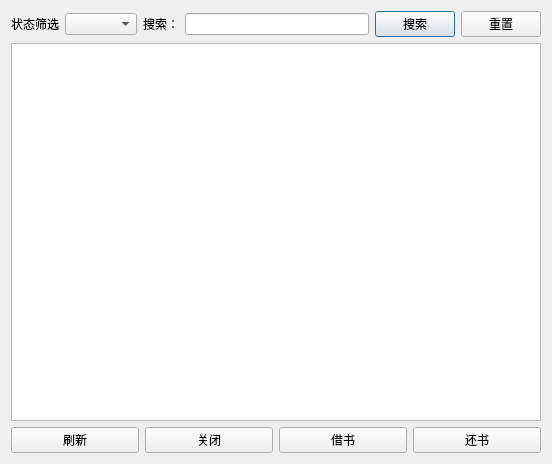
<?xml version="1.0" encoding="UTF-8"?>
<ui version="4.0">
 <class>BorrowDialog</class>
 <widget class="QDialog" name="BorrowDialog">
  <property name="geometry">
   <rect>
    <x>0</x>
    <y>0</y>
    <width>552</width>
    <height>464</height>
   </rect>
  </property>
  <property name="windowTitle">
   <string>Dialog</string>
  </property>
  <layout class="QGridLayout" name="gridLayout">
   <item row="0" column="0">
    <layout class="QHBoxLayout" name="horizontalLayout">
     <item>
      <widget class="QLabel" name="label">
       <property name="text">
        <string>状态筛选</string>
       </property>
      </widget>
     </item>
     <item>
      <widget class="QComboBox" name="statusComboBox"/>
     </item>
     <item>
      <widget class="QLabel" name="label_2">
       <property name="text">
        <string>搜索：</string>
       </property>
      </widget>
     </item>
     <item>
      <widget class="QLineEdit" name="searchLineEdit"/>
     </item>
     <item>
      <widget class="QPushButton" name="searchButton">
       <property name="text">
        <string>搜索</string>
       </property>
      </widget>
     </item>
     <item>
      <widget class="QPushButton" name="resetButton">
       <property name="text">
        <string>重置</string>
       </property>
      </widget>
     </item>
    </layout>
   </item>
   <item row="1" column="0">
    <widget class="QTableView" name="tableViewBorrow"/>
   </item>
   <item row="2" column="0">
    <layout class="QHBoxLayout" name="horizontalLayout_2">
     <item>
      <widget class="QPushButton" name="refreshButton">
       <property name="text">
        <string>刷新</string>
       </property>
      </widget>
     </item>
     <item>
      <widget class="QPushButton" name="closeButton">
       <property name="text">
        <string>关闭</string>
       </property>
      </widget>
     </item>
     <item>
      <widget class="QPushButton" name="borrowBookButton">
       <property name="text">
        <string>借书</string>
       </property>
      </widget>
     </item>
     <item>
      <widget class="QPushButton" name="returnBookButton">
       <property name="text">
        <string>还书</string>
       </property>
      </widget>
     </item>
    </layout>
   </item>
  </layout>
 </widget>
 <resources/>
 <connections/>
</ui>
